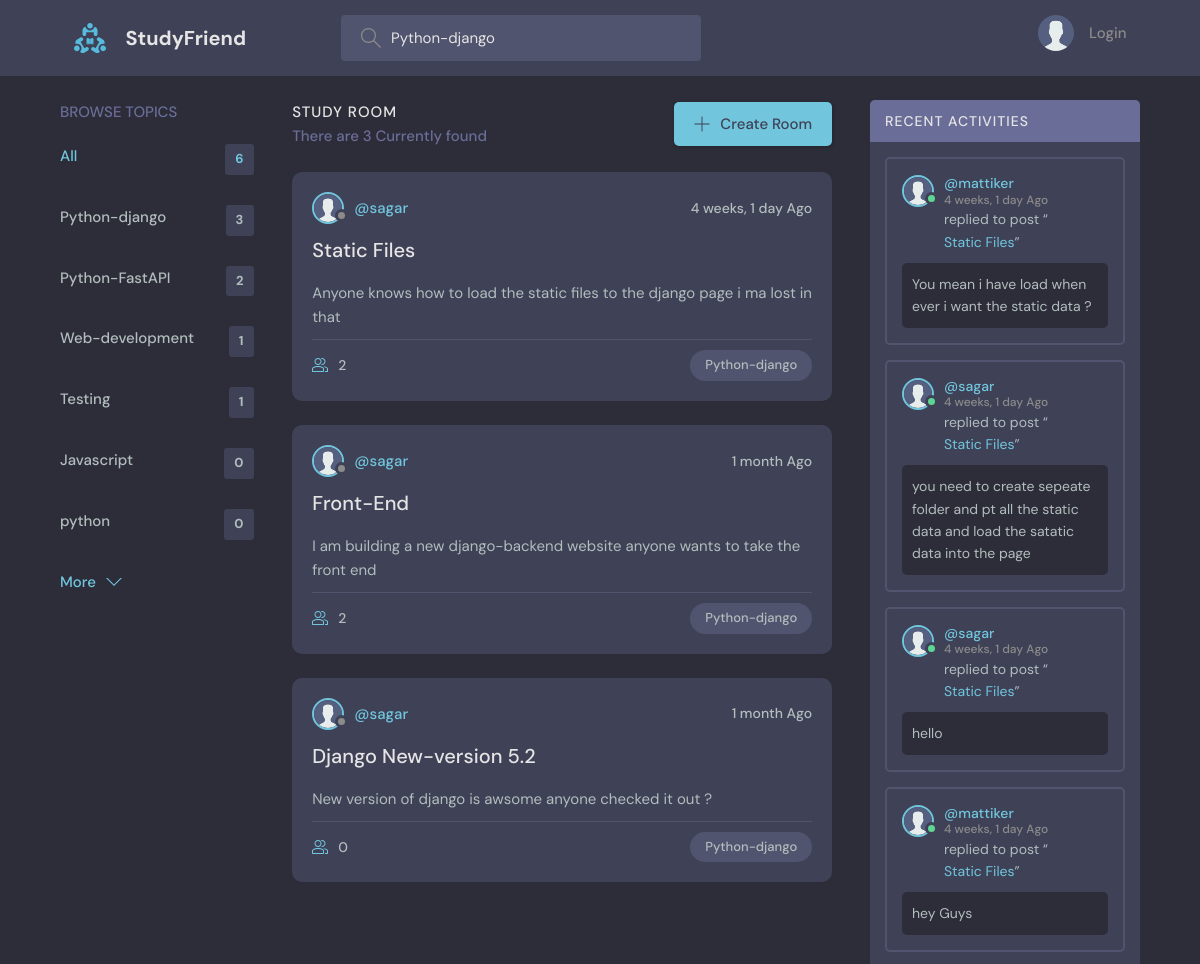
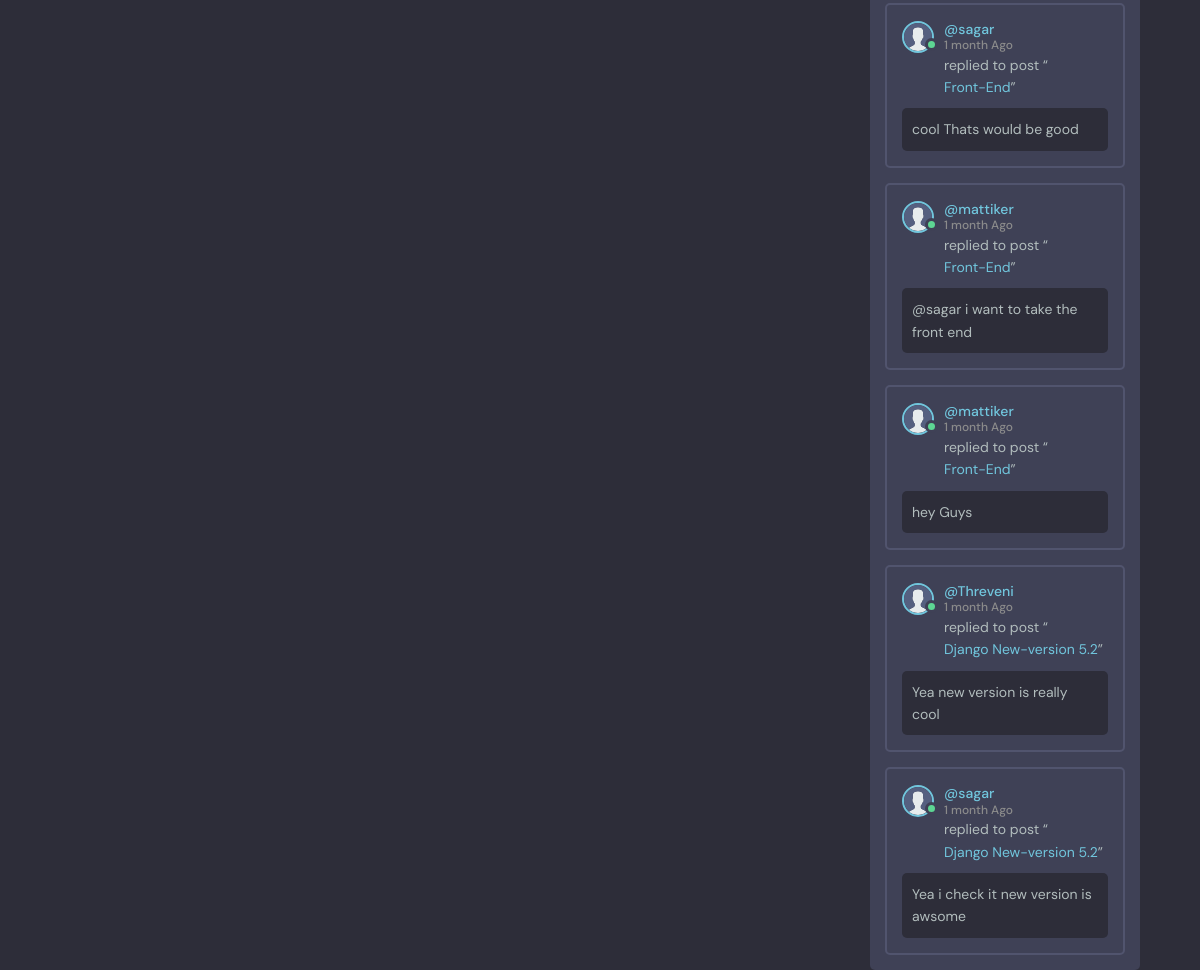
Page /?q=Python-django on the earlier database version (2 pictures, top to bottom).
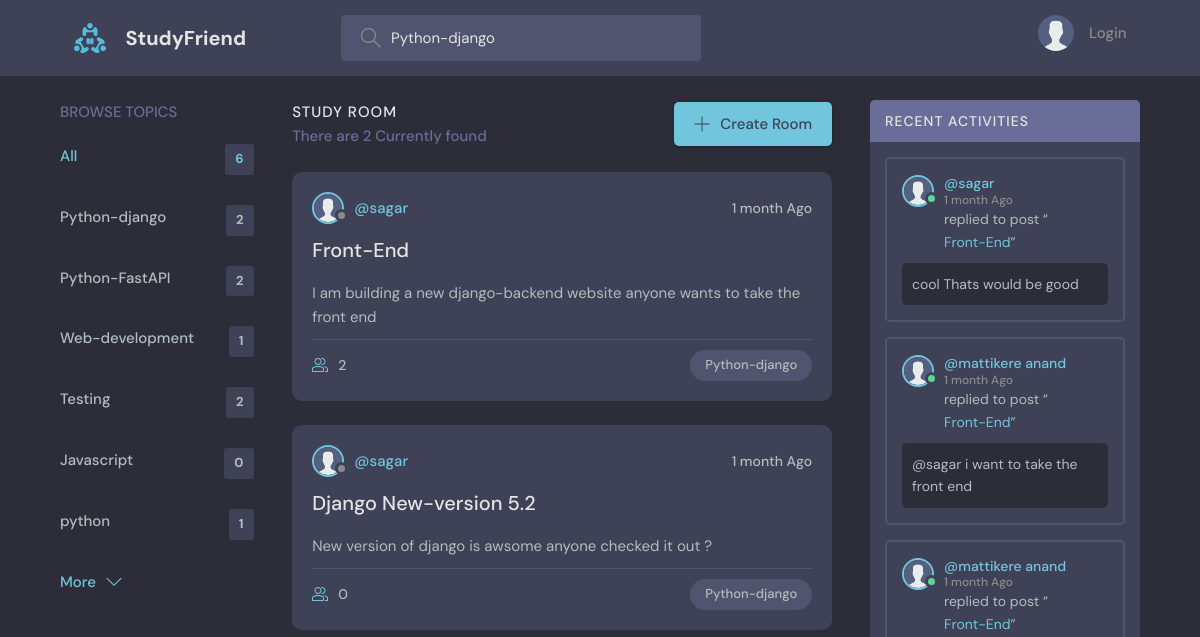
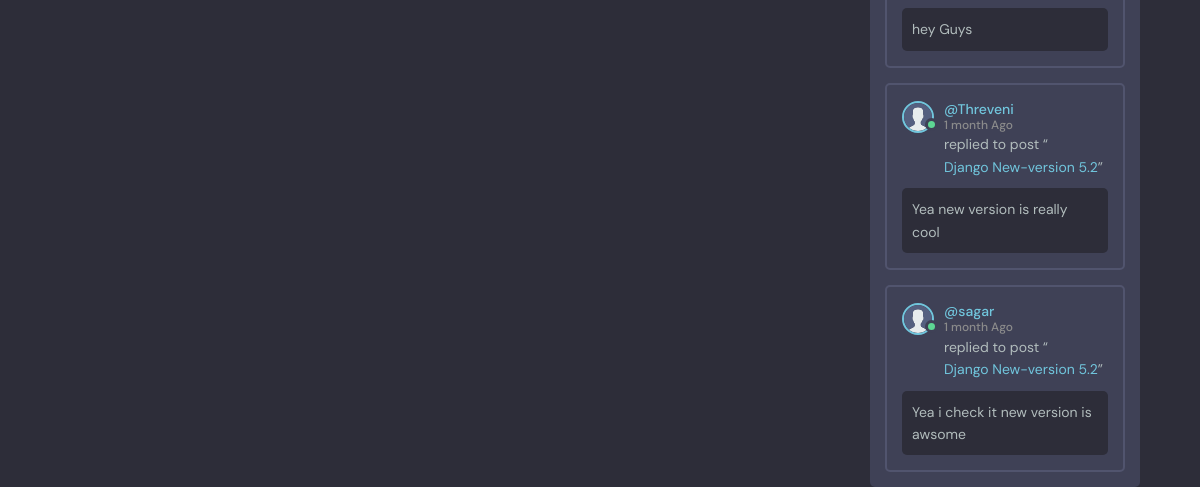
Same page on the later database version (2 pictures, top to bottom).
### basepage/models.py (models this page shows, shortened)
class Topic(models.Model):
    name=models.CharField(max_length=200)
    def __str__(self):
        return self.name

class Room(models.Model):
    host=models.ForeignKey(User, on_delete=models.SET_NULL,null=True)
    topic=models.ForeignKey(Topic, on_delete=models.SET_NULL,null=True)
    name=models.CharField(max_length=200)
    description=models.TextField(null=True,blank=True)
    participants=models.ManyToManyField(User,related_name='participants',blank=True)
    updated=models.DateTimeField(auto_now=True)
    created=models.DateField(auto_now_add=True)
    class Meta:
        ordering=['-updated','-created']
    def __str__(self):
        return self.name

class Messages(models.Model):
    user=models.ForeignKey(User,on_delete=models.CASCADE)
    room=models.ForeignKey(Room,on_delete=models.CASCADE)
    body=models.TextField()
    updated=models.DateTimeField(auto_now=True)
    created=models.DateField(auto_now_add=True)

### basepage/views.py (the view)
# urls.py: path('', Home,name="Home"),
def Home(request):
    q=request.GET.get('q')
    if request.GET.get('q')!=None:
        obj=Room.objects.filter(Q(topic__name__contains=q)|Q(name__contains=q)|Q(description__contains=q))
        All_messages=Messages.objects.filter(Q(room__topic__name__icontains=q)).order_by('-updated')
    else:
        obj=Room.objects.all()
        All_messages=Messages.objects.all().order_by('-updated')
    Room_count=obj.count()
    topics=Topic.objects.all()
    context={'objects':obj,'topics':topics,'Room_count':Room_count,'Actvities_messages':All_messages}
    return  render(request,"basepage/Home.html",context)

### basepage/templates/basepage/Home.html (shortened to what this page needs)
{% extends 'main.html' %}
{% block content %}
    <main class="layout layout--3">
      <div class="container">
        {% include 'basepage/topics_feed.html' %}
        <div class="roomList">
          <div class="roomList__header">
            <div>
              <h2>Study Room</h2>
              <p>There are {{Room_count}} Currently found </p>
            </div>
            <a class="btn btn--main" href="{% url 'createroom' %}">
              <svg version="1.1" xmlns="http://www.w3.org/2000/svg" width="32" height="32" viewBox="0 0 32 32">
                <title>add</title>
                <path
                  d="M16.943 0.943h-1.885v14.115h-14.115v1.885h14.115v14.115h1.885v-14.115h14.115v-1.885h-14.115v-14.115z"
                ></path>
              </svg>
              Create Room
            </a>
          </div>
          {% include 'basepage/room_feed.html' %}
        </div>
         {% include 'basepage/activties_feed.html' %}
    </main>
    {% endblock %}

### basepage/templates/basepage/topics_feed.html
<div class="topics">
    <div class="topics__header">
      <h2>Browse Topics</h2>
    </div>
    <ul class="topics__list">
      <li>
        <a href="{% url 'Home' %}" class="active">All <span>{{topics.count}}</span></a>
      </li>
      {% for topic in topics %}
      <li>
        <a href="{% url 'Home' %}?q={{topic.name}}">{{topic.name}} <span>{{topic.room_set.all.count}}</span></a>
      </li>
      {% endfor %}
    </ul>
    <a class="btn btn--link" href="topics.html">
      More
      <svg version="1.1" xmlns="http://www.w3.org/2000/svg" width="32" height="32" viewBox="0 0 32 32">
        <title>chevron-down</title>
        <path d="M16 21l-13-13h-3l16 16 16-16h-3l-13 13z"></path>
      </svg>
    </a>
</div>

### basepage/templates/basepage/room_feed.html (shortened to what this page needs)
{% load static %}
<!DOCTYPE html>
<html lang="en">
<head>
</head>
<body>
    {% for object in objects %}
    <div class="roomListRoom">
        <div class="roomListRoom__header">
          <a href="{% url 'profile' object.host.id %}" class="roomListRoom__author">
            <div class="avatar avatar--small">
              <img src="{% static 'images/avatar.svg' %}" />
            </div>
            <span>@{{object.host.username}}</span>
          </a>
          <div class="roomListRoom__actions">
            <span>{{object.updated|timesince}} Ago</span>
          </div>
        </div>
        <div class="roomListRoom__content">
          <a href="details/{{object.id}}">{{object.name}}</a>
          <p>{{object.description}}
          </p>
        </div>
        <div class="roomListRoom__meta">
          <a href="room.html" class="roomListRoom__joined">
            {{object.participants.all.count}}
          </a>
          <p class="roomListRoom__topic">{{object.topic}}</p>
        </div>
      </div>
      {% endfor %}
</body>
</html>

### basepage/templates/basepage/activties_feed.html (shortened to what this page needs)
  {% load static %}
    <div class="activities">
        <div class="activities__header">
          <h2>Recent Activities</h2>
        </div>
        {% for Actvities_message in Actvities_messages %}
        <div class="activities__box">
          <div class="activities__boxHeader roomListRoom__header">
            <a href="{% url 'profile' Actvities_message.user.id %}" class="roomListRoom__author">
              <div class="avatar avatar--small active">
                <img src="{% static 'images/avatar.svg' %}" />
              </div>
              <p>
                @{{Actvities_message.user}}
                <span>{{Actvities_message.updated|timesince}} Ago</span>
              </p>
            </a>
          </div>
          <div class="activities__boxContent">
            <p>replied to post “<a href="{% url 'chatroom' Actvities_message.room.id %}">{{Actvities_message.room}}</a>”</p>
            <div class="activities__boxRoomContent">
                <p>{{Actvities_message.body}}</p>
            </div>
          </div>
        </div>
        {% endfor %}
      </div>
    </div>

Differences in the rows shown:
removed Room: host.username "sagar", updated "4 weeks, 1 day", name "Static Files", description "Anyone knows how to load the static files to the django page i ma lost in that", participants.all.count "2", topic "Python-django"
removed Messages: user "mattiker", updated "4 weeks, 1 day", room "Static Files", body "You mean i have load when ever i want the static data ?"
removed Messages: user "sagar", updated "4 weeks, 1 day", room "Static Files", body "you need to create sepeate folder and pt all the static data and load the satatic data into the page"
removed Messages: user "sagar", updated "4 weeks, 1 day", room "Static Files", body "hello"
removed Messages: user "mattiker", updated "4 weeks, 1 day", room "Static Files", body "hey Guys"
computed for Topic "Python-django": room_set.all.count "3" → "2"
computed for Topic "Testing": room_set.all.count "1" → "2"
computed for Topic "python": room_set.all.count "0" → "1"
changed through a linked row, Messages "@sagar i want to take the front end": user "mattiker" → "mattikere anand"
changed through a linked row, Messages "hey Guys": user "mattiker" → "mattikere anand"
Other differences:
{{ Room_count }}: "3" → "2"
